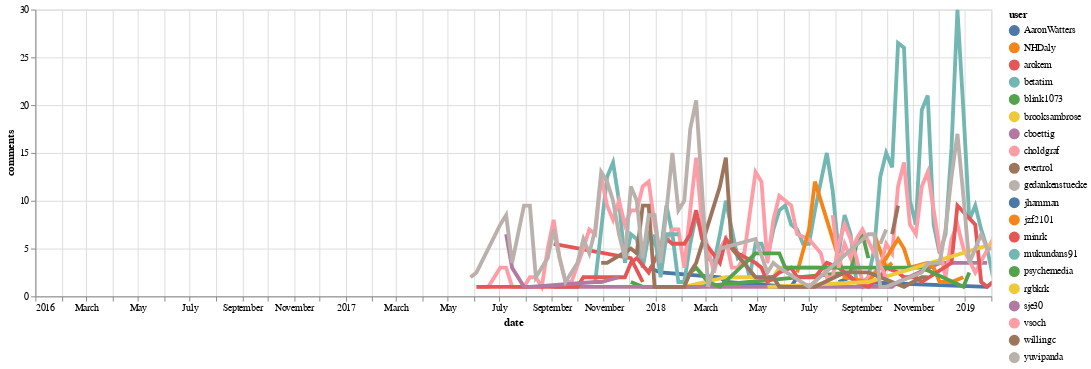

Notebook source saved alongside this figure:
### Code cell
selectable_line_plot(user_data.reset_index(), 'date', 'comments', 'user')

### Figure 1 — Vega-Lite specification as saved in the notebook (floating-point values rounded to 4 significant figures; data arrays with more than 128 entries replaced by an {"elided": "..."} marker saying what was removed)
{"$schema": "https://vega.github.io/schema/vega-lite/v2.6.0.json", "config": {"view": {"height": 300, "width": 400}}, "datasets": {"data-41db3276da6c38bb08afbeab35d543e5": {"elided": "359 records"}}, "layer": [{"data": {"name": "data-41db3276da6c38bb08afbeab35d543e5"}, "encoding": {"color": {"field": "user", "type": "nominal"}, "opacity": {"value": 0}, "tooltip": {"field": "user", "type": "nominal"}, "x": {"field": "date", "scale": {"domain": ["2016-01-01", "2019-02-01"]}, "type": "temporal"}, "y": {"field": "comments", "type": "quantitative"}}, "mark": {"clip": true, "type": "circle"}, "selection": {"selector001": {"fields": ["user"], "nearest": true, "on": "mouseover", "type": "single"}}, "width": 1000}, {"data": {"name": "data-41db3276da6c38bb08afbeab35d543e5"}, "encoding": {"color": {"condition": {"field": "user", "selection": "selector001", "type": "nominal"}, "value": "lightgray"}, "size": {"condition": {"selection": {"not": "selector001"}, "value": 1}, "value": 4}, "tooltip": {"field": "user", "type": "nominal"}, "x": {"field": "date", "scale": {"domain": ["2016-01-01", "2019-02-01"]}, "type": "temporal"}, "y": {"field": "comments", "type": "quantitative"}}, "mark": {"clip": true, "type": "line"}, "width": 1000}]}
